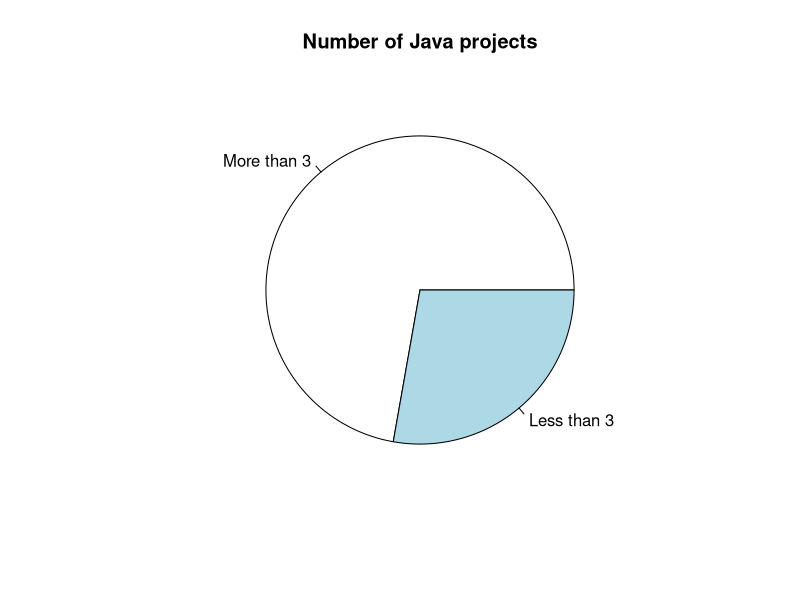
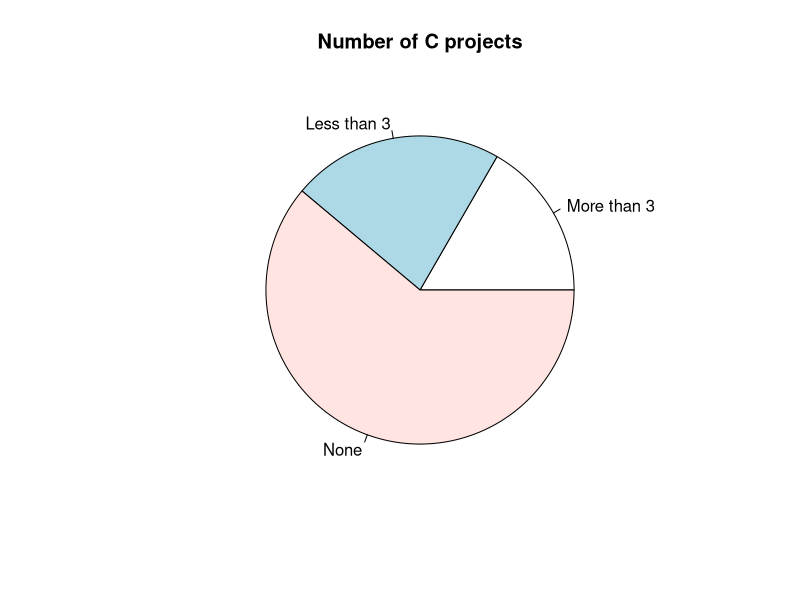
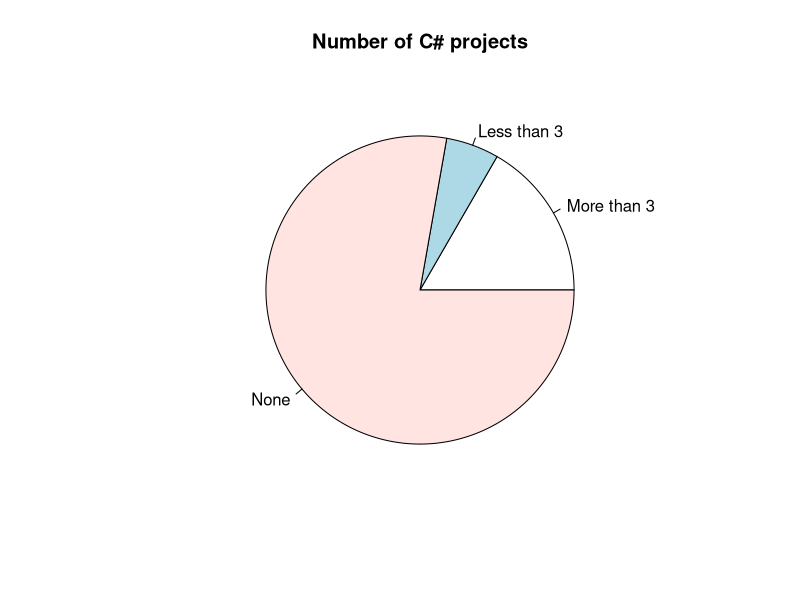
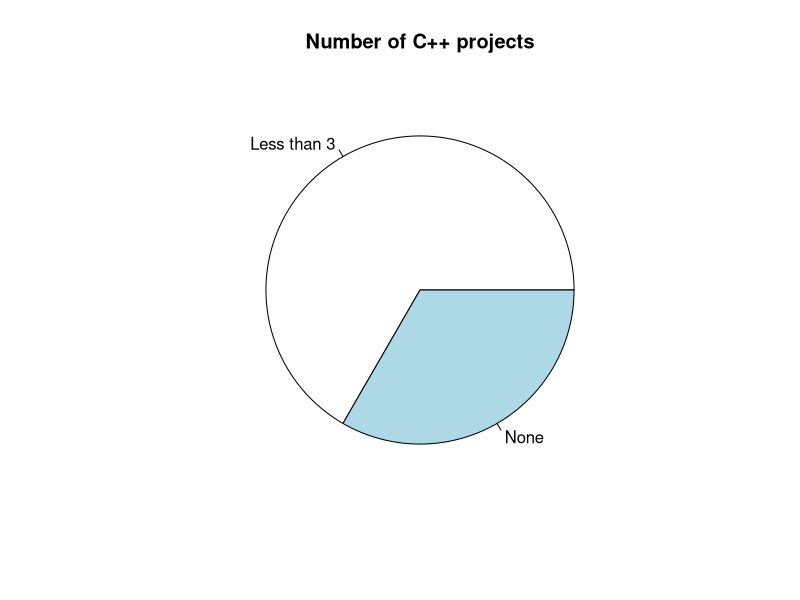
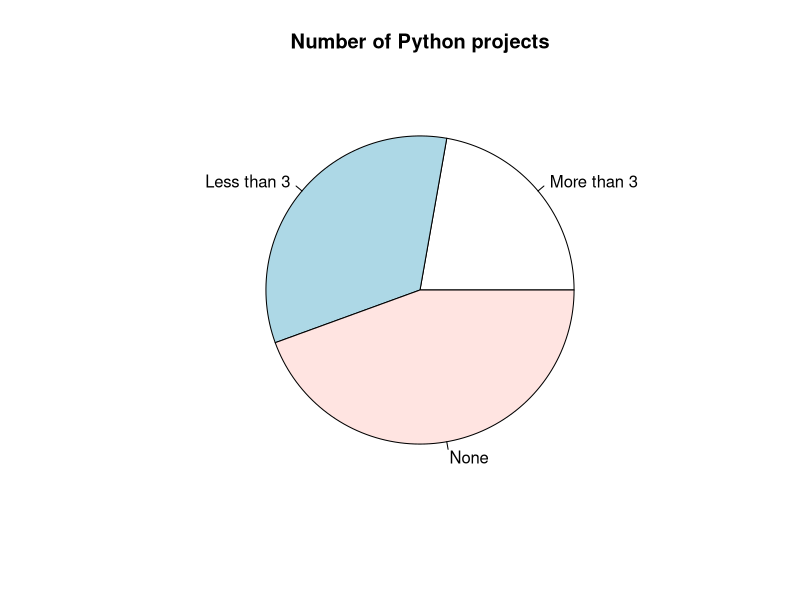
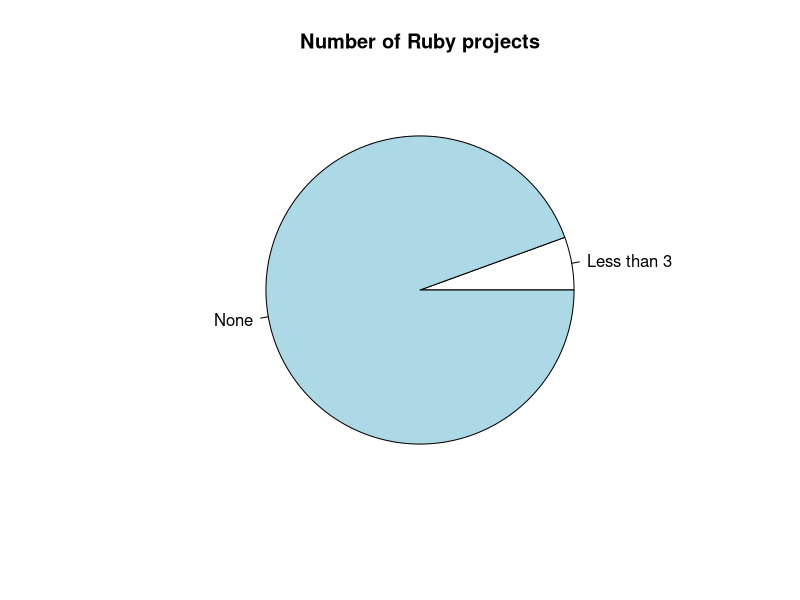
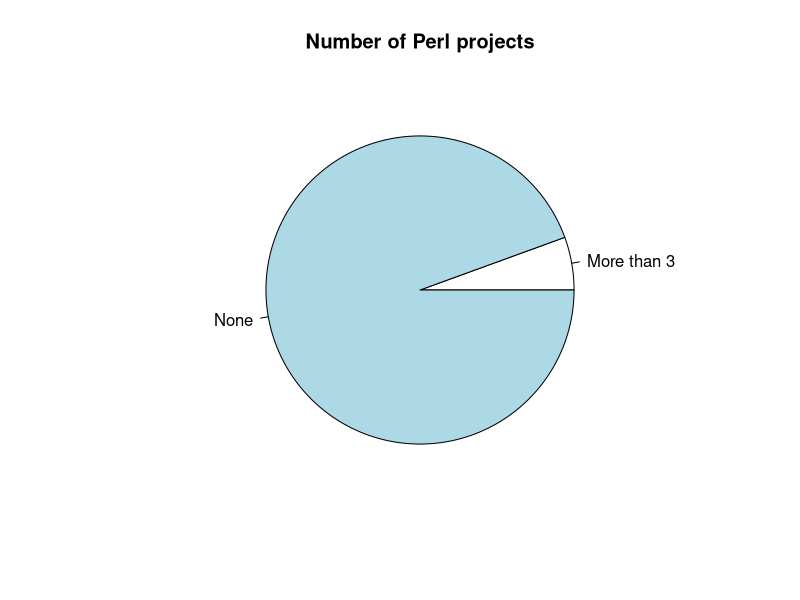
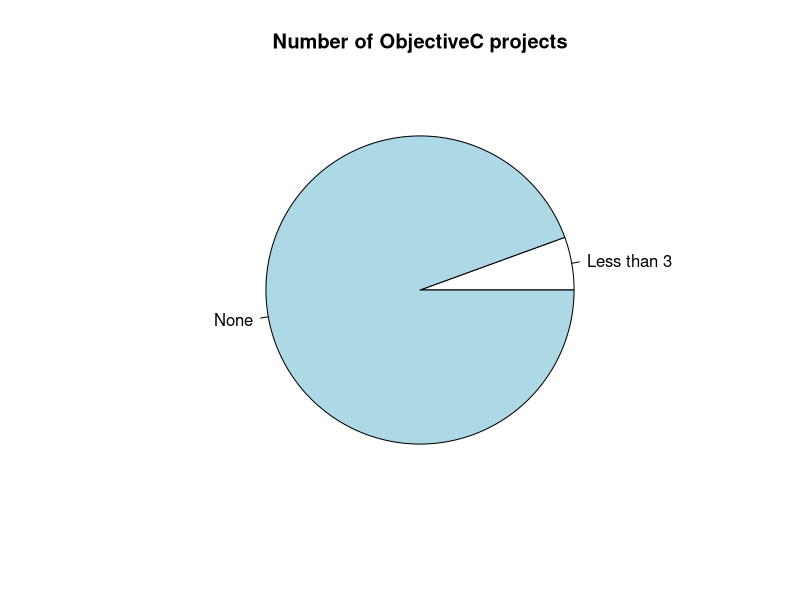

Write R code to recreate these figures, in order.
##########################################
# Computer & Mobile App Survey Questions #
##########################################
getwd()
setwd("C:/Users/Jillian/Documents/SurveyData")
# Read in AppLang data file
AppLang <- read.csv(file="AppLang.csv")
View(AppLang)

# Java
moreThan3 = AppLang$Java_App == "3<"
moreThan3 = table(moreThan3)["TRUE"]    # 13 students
lessThan3 = AppLang$Java_App == "<3"
lessThan3 = table(lessThan3)["TRUE"]    # 5 students
# Pie chart of number of Java projects each student has done
x <- c(moreThan3, lessThan3)
lbls <- c("More than 3", "Less than 3")
pie(x, labels = lbls, main="Number of Java projects")
# Conclusion: Java is taught in a required course at
# Eastern therefore all students have used it at least
# once. In most cases, the students have used it for 
# more than 3 projects.

# C
moreThan3 = AppLang$C_App == "3<"
moreThan3 = table(moreThan3)["TRUE"]    # 3 students
lessThan3 = AppLang$C_App == "<3"
lessThan3 = table(lessThan3)["TRUE"]    # 4 students
none = AppLang$C_App == "NONE"
none = table(none)["TRUE"]              # 11 students
# Pie chart of number of C projects each student has done
x <- c(moreThan3, lessThan3, none)
lbls <- c("More than 3", "Less than 3", "None")
pie(x, labels = lbls, main="Number of C projects")
# Conclusion: majority of students do not know C.
# It's not a language taught at Eastern, although still
# somewhat common outside our school, therefore some
# students have probably either self-taught or learned
# it elsewhere.

# C#
moreThan3 = AppLang$C._App == "3<"
moreThan3 = table(moreThan3)["TRUE"]    # 3 students
lessThan3 = AppLang$C._App == "<3"
lessThan3 = table(lessThan3)["TRUE"]    # 1 student
none = AppLang$C._App == "NONE"
none = table(none)["TRUE"]              # 14 students
# Pie chart of number of C# projects each student has done
x <- c(moreThan3, lessThan3, none)
lbls <- c("More than 3", "Less than 3", "None")
pie(x, labels = lbls, main="Number of C# projects")
# Conclusion: a large proportion of the class has not
# used C# for projects, but among those who have, most
# have used it for more than 3 projects. It's not taught
# at Eastern.

# C++
moreThan3 = AppLang$C.._App == "3<"
moreThan3 = table(moreThan3)["TRUE"]    # 12 students
lessThan3 = AppLang$C.._App == "<3"
lessThan3 = table(lessThan3)["TRUE"]    # 4 students
none = AppLang$C.._App == "NONE"
none = table(none)["TRUE"]              # 2 students
# Pie chart of number of C++ projects each student has done
x <- c(lessThan3, none)
lbls <- c("Less than 3", "None")
pie(x, labels = lbls, main="Number of C++ projects")
# Conclusion: C++ is taught in a required course at Eastern
# therefore it's hard to say why 2 people put that they've
# never used it for a project. But of the students that
# have used it, 75% of them have done more than 3 projects.

# Python
moreThan3 = AppLang$Python_App == "3<"
moreThan3 = table(moreThan3)["TRUE"]    # 4 students
lessThan3 = AppLang$Python_App == "<3"
lessThan3 = table(lessThan3)["TRUE"]    # 6 students
none = AppLang$Python_App == "NONE"
none = table(none)["TRUE"]              # 8 students
# Pie chart of number of Python projects each student has done
x <- c(moreThan3, lessThan3, none)
lbls <- c("More than 3", "Less than 3", "None")
pie(x, labels = lbls, main="Number of Python projects")
# Conclusion: the class is divided almost 50:50,
# however, among those who have used Python, less
# have used it for more than 3 projects. Python
# is taught in a course offered at Eastern, but
# the course is not required, therefore, it's
# expected that not everyone would have experience
# using it. Python is considered a more popular
# language though, so it would be valuable to have
# at least some base knowledge required in it.

# Ruby
lessThan3 = AppLang$Ruby_App == "<3"
lessThan3 = table(lessThan3)["TRUE"]  # 1 student
none = AppLang$Ruby_App == "NONE"
none = table(none)["TRUE"]            # 17 students
# Pie chart of number of Ruby projects each student has done
x <- c(lessThan3, none)
lbls <- c("Less than 3", "None")
pie(x, labels = lbls, main="Number of Ruby projects")
# Conclusion: Ruby is not a popular language among
# the students in this class. Also not taught at
# Eastern. 

# Perl
moreThan3 = AppLang$Perl_App == "3<"
moreThan3 = table(moreThan3)["TRUE"]    # 1 student
none = AppLang$Perl_App == "NONE"
none = table(none)["TRUE"]              # 17 students
# Pie chart of number of Perl projects each student has done
x <- c(moreThan3, none)
lbls <- c("More than 3", "None")
pie(x, labels = lbls, main="Number of Perl projects")
# Conclusion: Perl is not a popular language among
# the students in this class. Also not taught at
# Eastern. 

# ObjectiveC
lessThan3 = AppLang$ObjC_App == "<3"
lessThan3 = table(lessThan3)["TRUE"]    # 1 student
none = AppLang$ObjC_App == "NONE"
none = table(none)["TRUE"]              # 17 students
# Pie chart of number of ObjectiveC projects each student has done
x <- c(lessThan3, none)
lbls <- c("Less than 3", "None")
pie(x, labels = lbls, main="Number of ObjectiveC projects")
# Conclusion: ObjectiveC is not a popular language among
# the students in this class. Also not taught at Eastern. 

# VisualBasic.NET
moreThan3 = AppLang$VB.NET_App == "3<"
moreThan3 = table(moreThan3)["TRUE"]    # 8 students
lessThan3 = AppLang$VB.NET_App == "<3"
lessThan3 = table(lessThan3)["TRUE"]    # 4 students
none = AppLang$VB.NET_App == "NONE"
none = table(none)["TRUE"]              # 6 students
# Pie chart of number of VisualBasic.NET projects each student has done
x <- c(moreThan3, lessThan3, none)
lbls <- c("More than 3", "Less than 3", "None")
pie(x, labels = lbls, main="Number of VisualBasic.NET projects")
# Conclusion: VisualBasic.NET is a pretty popular language
# among students in the class. ~66% have used VisualBasic.NET
# before, and of those who have, ~66% have done more than 
# 3 projects using it. VB.NET is taught at Eastern, however,
# the course is not required.

# Haskell
lessThan3 = AppLang$Haskell == "<3"
lessThan3 = table(lessThan3)["TRUE"]    # 1 student
none = AppLang$Haskell == "NONE"
none = table(none)["TRUE"]              # 17 students
# Pie chart of number of Haskell projects each student has done
x <- c(lessThan3, none)
lbls <- c("Less than 3", "None")
pie(x, labels = lbls, main="Number of Haskell projects")
# Conclusion: Haskell is not a popular language among
# the students in this class. Also not taught at Eastern. 

# Swift
none = AppLang$Swift == "NONE"
none = table(none)["TRUE"]            # 18 students
# Conclusion: No one in this class has used Swift before.
# Not taught at Eastern, and not commonly considered a
# more popular language.

# Lisp
moreThan3 = AppLang$Lisp == "3<"
moreThan3 = table(moreThan3)["TRUE"]    # 1 student
none = AppLang$Lisp == "NONE"
none = table(none)["TRUE"]              # 17 students
# Pie chart of number of Lisp projects each student has done
x <- c(moreThan3, none)
lbls <- c("More than 3", "None")
pie(x, labels = lbls, main="Number of Lisp projects")
# Conclusion: Lisp is not a popular language among
# the students in this class. Also not taught at Eastern. 

# JavaScript
moreThan3 = AppLang$JavaScript == "3<"
moreThan3 = table(moreThan3)["TRUE"]    # 1 student
# Conclusion: JavaScript is not a popular language among
# the students in this class.

# Scala
moreThan3 = AppLang$Scala == "3<"
moreThan3 = table(moreThan3)["TRUE"]    # 1 student
# Conclusion: Scala is not a popular language among
# the students in this class. Also not taught at Eastern. 

# Total for common languages (most to least use):
javaTotal = AppLang$Java_App != "NONE"
javaTotal = table(javaTotal)["TRUE"]              # 18 students
cPlusPlusTotal = AppLang$C.._App != "NONE"
cPlusPlusTotal = table(cPlusPlusTotal)["TRUE"]    # 16 students
vbTotal = AppLang$VB.NET_App != "NONE"
vbTotal = table(vbTotal)["TRUE"]                  # 12 students
pythonTotal = AppLang$Python_App != "NONE"
pythonTotal = table(pythonTotal)["TRUE"]          # 10 students
cTotal = AppLang$C_App != "NONE"
cTotal = table(cTotal)["TRUE"]                    # 7 students
cSharpTotal = AppLang$C._App != "NONE"
cSharpTotal = table(cSharpTotal)["TRUE"]          # 4 students
rubyTotal = AppLang$Ruby_App != "NONE"
rubyTotal = table(rubyTotal)["TRUE"]              # 1 student
perlTotal = AppLang$Perl_App != "NONE"
perlTotal = table(perlTotal)["TRUE"]              # 1 student
objcTotal = AppLang$ObjC_App != "NONE"
objcTotal = table(objcTotal)["TRUE"]              # 1 student
haskellTotal = AppLang$Haskell != "NONE"
haskellTotal = table(haskellTotal)["TRUE"]        # 1 student
lispTotal = AppLang$Lisp != "NONE"
lispTotal = table(lispTotal)["TRUE"]              # 1 student
jsTotal = AppLang$JavaScript != "NA"
jsTotal = table(jsTotal)["TRUE"]                  # 1 student
scalaTotal = AppLang$Scala != "NA"
scalaTotal = table(scalaTotal)["TRUE"]            # 1 student
swiftTotal = AppLang$Swift != "NONE"
swiftTotal = table(swiftTotal)["TRUE"]            # 0 students (omit from graph)
x <- c(javaTotal, cTotal, cSharpTotal, cPlusPlusTotal, 
       pythonTotal, rubyTotal, perlTotal, objcTotal, vbTotal,
       haskellTotal, lispTotal, jsTotal, scalaTotal)
lbls <- c("Java", "C", "C#", "C++", "Python", "Ruby", "Perl",
          "ObjectiveC", "VisualBasic.NET", "Haskell", "Lisp", 
          "JavaScript", "Scala")
pie(x, labels = lbls, main="Distribution of Application and Mobile Development Languages")
# plot(x, ylab = "Number of Students", xlab = lbls, main = "Preferred Programming Style")

# Conclusion: Java appears to be the most common among students,
# followed closely behind by C++, with VisualBasic.NET right
# behind, and Python. Less common but still more than one
# student each is C# and C.

# Compared to the outcome of popular features (being simple and
# concise code, readability, portability, object-oriented, solid
# APIs, and easy to learn), the most common languages jive pretty
# well with the results. Java, being the number one most used
# language by the class as a whole, is object-oriented, easy to
# learn, has a solid API through Oracle, and is portable in most
# senses. It has less simple, and concise code however, and is 
# open-sourced, which clashes a bit with the majority vote for
# which is more important. 
# After Java, C++ was the next most used.
# Features of C++ that match with the class's overall preferred
# features are simple and concise code (only certain implementations
# of C++ are open-sourced), it's basically capable of being either
# procedural or object-oriented, so it fits both preferences on that
# matter, and is pretty readable. Even without much computer knowlegde,
# some basic C++ code is pretty easy to comprehend at least from a
# quick glance, and it's definitely considered one of the easiest to
# learn, hence why many schools, including Eastern, teach it as an
# introductory language. C++, however, isn't really portable, 
# especially the executables, so it doesn't fit the class preference
# from that stand point.
# The third most common application development language
# is VisualBasic.NET. VB.NET is object-oriented, easy to
# learn, fairly readable, has solid online support, and does have
# a portable version.
# Python came in as the 4th most common language for application
# and mobile development. It is object-oriented, open-sourced,
# however its syntax is much less English-like and readable to
# those who aren't familiar with it, and not as easy to learn as
# Java or C++, but still considered fairly easy to learn overall.
# Python also has pretty solid online support.
# C was the 5th most common language among the class.
# C is not an object-oriented language, only some implementations
# are open-sourced, and the code itself is similar to C++, in 
# which case it's pretty readable and easy to understand, also
# making it pretty easy to learn. 
# C# being a curly brace language and less English-like syntax
# makes it a bit more intimidating than some of the newer, and
# more popular languages for beginners and wide-range use. It
# is object-oriented, its code is generally pretty readable and
# easy to learn, however, it doesn't really have solid APIs to
# reference. 

